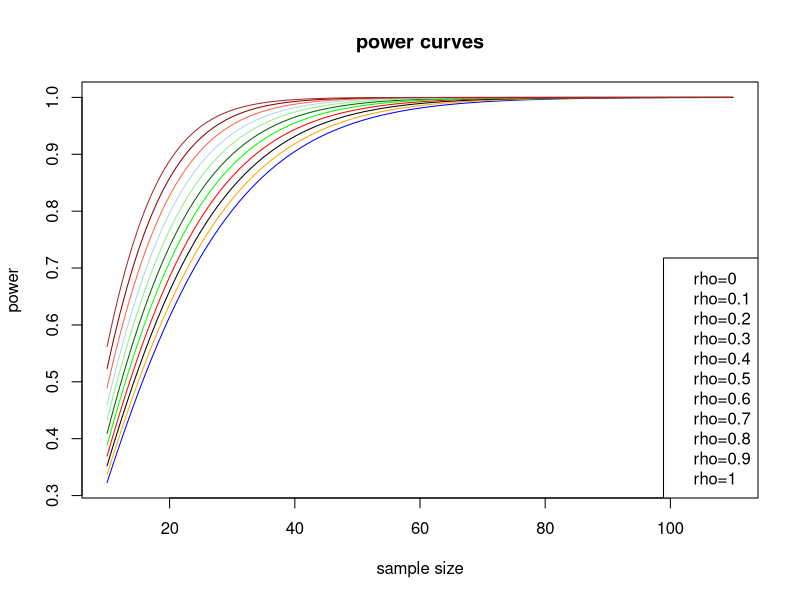

R code for this plot:
#' BTC1859 Data Science in Health I, Assignment 5
#' Prof. Nicholas Mitsakakis, Summer Term, 2024
#' Zachery Chan, 1005468012

# Github repo for R: https://github.com/SirAcia/BTC1859.git

#' ---------------------------------------------------------------------------------------------

library(pwr)

#' ---------------------------------------------------------------------------------------------
# QUESTION 1

# Examining the context of the study, it is a two-arm, paired study, observing 2 groups
# (control/PSG and Breadth-IDX/treatment) with an initial and a follow-up 6 months later 

# As the styudy is paired, rho is assumed to be contained between [0,1] (i.e. no 
# assumption of potential negative correlation)


# Defining rho values and sample sizes
rho_values <- seq(0, 1, by = 0.1)
n_vals <- seq(10,110, by = 1)

# As it is paired, calculating difference in standard deviations 
sd_diff <- 4 * sqrt(2 - rho_values)

# Calculating power values at different rho values, storing in a matrix 
# using delta = 3, and a significance level of 0.05 
powervals <- cbind(power.t.test(n = n_vals, delta = 3, sd = (4 * sqrt(2 -0.0)), sig.level = 0.05, type = "paired")$power, 
                   power.t.test(n = n_vals, delta = 3, sd = (4 * sqrt(2 -0.1)), sig.level = 0.05, type = "paired")$power, 
                   power.t.test(n = n_vals, delta = 3, sd = (4 * sqrt(2 -0.2)), sig.level = 0.05, type = "paired")$power, 
                   power.t.test(n = n_vals, delta = 3, sd = (4 * sqrt(2 -0.3)), sig.level = 0.05, type = "paired")$power, 
                   power.t.test(n = n_vals, delta = 3, sd = (4 * sqrt(2 -0.4)), sig.level = 0.05, type = "paired")$power, 
                   power.t.test(n = n_vals, delta = 3, sd = (4 * sqrt(2 -0.5)), sig.level = 0.05, type = "paired")$power, 
                   power.t.test(n = n_vals, delta = 3, sd = (4 * sqrt(2 -0.6)), sig.level = 0.05, type = "paired")$power, 
                   power.t.test(n = n_vals, delta = 3, sd = (4 * sqrt(2 -0.7)), sig.level = 0.05, type = "paired")$power, 
                   power.t.test(n = n_vals, delta = 3, sd = (4 * sqrt(2 -0.8)), sig.level = 0.05, type = "paired")$power, 
                   power.t.test(n = n_vals, delta = 3, sd = (4 * sqrt(2 -0.9)), sig.level = 0.05, type = "paired")$power, 
                   power.t.test(n = n_vals, delta = 3, sd = (4 * sqrt(2 -1)), sig.level = 0.05, type = "paired")$power 
)

# Plotting power curves 
# Setting blank plot 
plot(range(n_vals), range(powervals), type = "n", xlab="sample size",ylab="power",main="power curves")

# Setting colors for power curves
colors <- c("blue", "orange", "black", "red", "green", "darkgreen", "lightgreen", "lightblue", "tomato", "darkred", "brown")

# Graphing power curves 
matlines(n_vals, powervals, type="l", lty = 1, col = colors)

# Setting legend for graph 
legend("bottomright",legend = paste("rho=",rho_values,sep=""),col = colors)


#' ---------------------------------------------------------------------------------------------
# QUESTION 2

# Setting rho to different values to test for alternative possibilities 
rho <- seq(0.1, 0.9, by = 0.1)

# Initializing a vector to store delta values
delta <- c()

# Using for loop to calculate power for each rho value
for (i in rho) {
  
  sd_diff <- 4 * sqrt(2 - i)
  # Using n =80 here as it is n per arm
  power_result <- power.t.test(n = 80, power = 0.8, sd = sd_diff, sig.level = 0.05, type = "paired")
  
  delta <- c(delta, power_result$delta)
}

# Vector of delta values 
delta

# Making matrix to list power for each rho 
deltas <- cbind(rho, delta)

deltas 

#' ---------------------------------------------------------------------------------------------
# QUESTION 3

# Calculating sample size for a two-proportion test with power = 0.8, significance level of 0.05
new_result <- power.prop.test(p1=0.4,p2=0.3, power = 0.8, sig.level = 0.05, alternative = "one.sided")

new_result 
